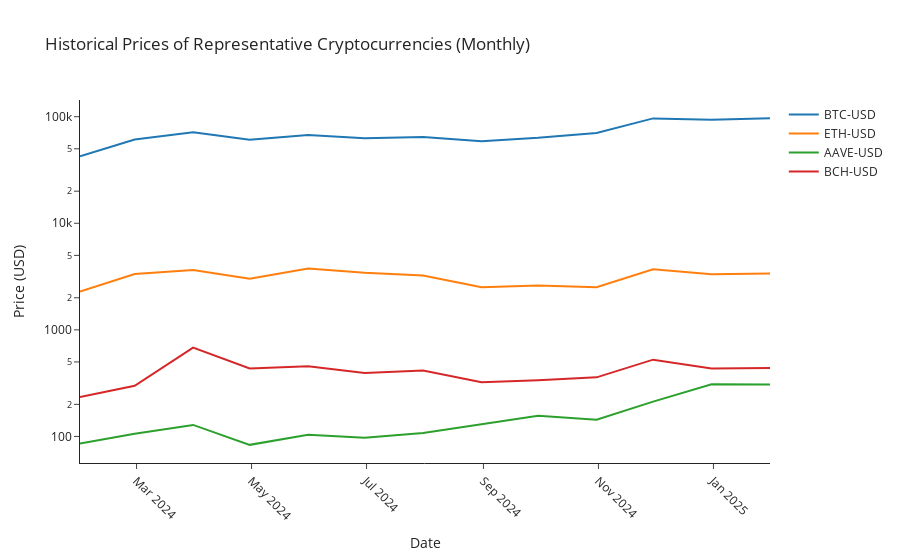

Source (notebook cell):
### Code cell
import plotly.graph_objects as go
# Load data and resample to monthly frequency
data_with_dates = pd.read_csv('transformed_cryptocurrency_data_with_dates.csv')
data_with_dates = data_with_dates.set_index("Unnamed: 0").T
data_with_dates.index = pd.to_datetime(data_with_dates.index)
data_with_dates = data_with_dates.resample('M').last()

# Define the list of representative cryptocurrencies
fig = go.Figure()
# Add a trace for each cryptocurrency
for crypto in representative_cryptos:
    # Extract the data for each cryptocurrency 
    crypto_data = data_with_dates[crypto]
    # Add trace for each cryptocurrency
    fig.add_trace(go.Scatter(x=crypto_data.index, 
                             y=crypto_data.values, 
                             mode='lines', 
                             name=crypto,
                             hovertemplate='Date: %{x}<br>Price: %{y}<br><extra></extra>'))

# Customize the layout
fig.update_layout(
    title="Historical Prices of Representative Cryptocurrencies (Monthly)",
    xaxis_title="Date",
    yaxis_title="Price (USD)",
    xaxis_tickangle=45,
    template='simple_white',
    yaxis_type='log'
)

# Show the figure
fig.show()

### Figure 1 — Plotly figure (JSON) as saved in the notebook; plotly's stock layout.template omitted (floating-point values rounded to 4 significant figures)
{"data": [{"hovertemplate": "Date: %{x}<br>Price: %{y}<br><extra></extra>", "mode": "lines", "name": "BTC-USD", "type": "scatter", "x": ["2024-01-31T00:00:00", "2024-02-29T00:00:00", "2024-03-31T00:00:00", "2024-04-30T00:00:00", "2024-05-31T00:00:00", "2024-06-30T00:00:00", "2024-07-31T00:00:00", "2024-08-31T00:00:00", "2024-09-30T00:00:00", "2024-10-31T00:00:00", "2024-11-30T00:00:00", "2024-12-31T00:00:00", "2025-01-31T00:00:00"], "y": [42580.0, 61200.0, 71330.0, 60640.0, 67490.0, 62680.0, 64620.0, 58970.0, 63330.0, 70220.0, 96450.0, 93430.0, 96920.0]}, {"hovertemplate": "Date: %{x}<br>Price: %{y}<br><extra></extra>", "mode": "lines", "name": "ETH-USD", "type": "scatter", "x": ["2024-01-31T00:00:00", "2024-02-29T00:00:00", "2024-03-31T00:00:00", "2024-04-30T00:00:00", "2024-05-31T00:00:00", "2024-06-30T00:00:00", "2024-07-31T00:00:00", "2024-08-31T00:00:00", "2024-09-30T00:00:00", "2024-10-31T00:00:00", "2024-11-30T00:00:00", "2024-12-31T00:00:00", "2025-01-31T00:00:00"], "y": [2283.0, 3342.0, 3648.0, 3012.0, 3760.0, 3433.0, 3231.0, 2513.0, 2603.0, 2516.0, 3706.0, 3333.0, 3382.0]}, {"hovertemplate": "Date: %{x}<br>Price: %{y}<br><extra></extra>", "mode": "lines", "name": "AAVE-USD", "type": "scatter", "x": ["2024-01-31T00:00:00", "2024-02-29T00:00:00", "2024-03-31T00:00:00", "2024-04-30T00:00:00", "2024-05-31T00:00:00", "2024-06-30T00:00:00", "2024-07-31T00:00:00", "2024-08-31T00:00:00", "2024-09-30T00:00:00", "2024-10-31T00:00:00", "2024-11-30T00:00:00", "2024-12-31T00:00:00", "2025-01-31T00:00:00"], "y": [85.96, 105.8, 128.3, 83.36, 103.9, 97.21, 107.6, 129.8, 156.5, 143.5, 211.9, 308.6, 306.7]}, {"hovertemplate": "Date: %{x}<br>Price: %{y}<br><extra></extra>", "mode": "lines", "name": "BCH-USD", "type": "scatter", "x": ["2024-01-31T00:00:00", "2024-02-29T00:00:00", "2024-03-31T00:00:00", "2024-04-30T00:00:00", "2024-05-31T00:00:00", "2024-06-30T00:00:00", "2024-07-31T00:00:00", "2024-08-31T00:00:00", "2024-09-30T00:00:00", "2024-10-31T00:00:00", "2024-11-30T00:00:00", "2024-12-31T00:00:00", "2025-01-31T00:00:00"], "y": [234.3, 298.6, 680.4, 434.2, 454.9, 393.6, 414.8, 322.2, 337.4, 358.2, 525.3, 433.8, 437.5]}], "layout": {"autosize": true, "title": {"text": "Historical Prices of Representative Cryptocurrencies (Monthly)"}, "xaxis": {"autorange": true, "range": ["2024-01-31", "2025-01-31"], "tickangle": 45, "title": {"text": "Date"}, "type": "date"}, "yaxis": {"autorange": true, "range": [1.751, 5.157], "title": {"text": "Price (USD)"}, "type": "log"}}}
